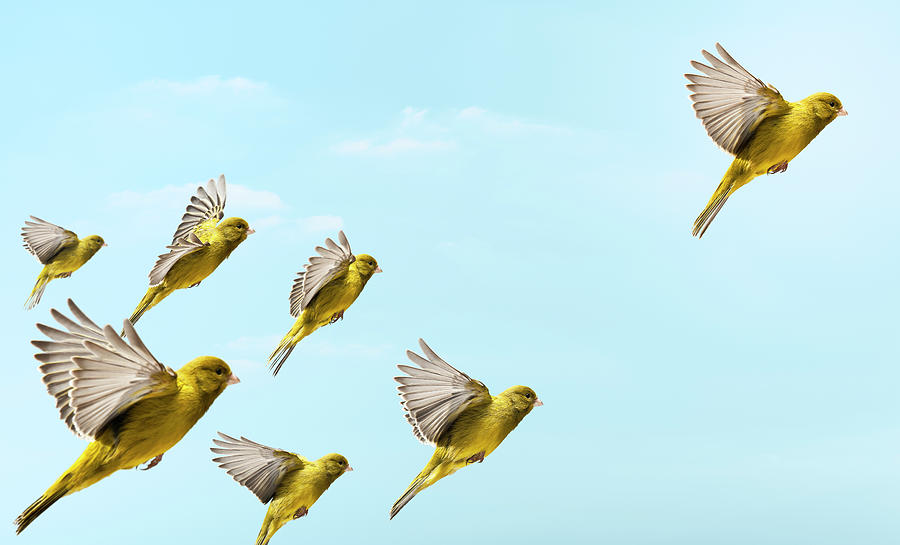
#> input picture Contour/Birds.jpg, 900 x 545 px, found by its file name
$ python contour.py
#> lines starting #> are read from the running program, lines starting #| are printed output that depends on the picture; after the words box and inside, x2 and y2 are one past the last pixel; in counts of white or black regions, pixels touching at a corner belong together
import cv2
import imutils


i = cv2.imread(r'C:\Users\sange\OneDrive\Desktop\Contour\Birds.jpg')
#> i is the input picture: shape (545, 900, 3); mean B, G, R 227.5, 227.5, 196

img=cv2.cvtColor(i,cv2.COLOR_BGR2GRAY)
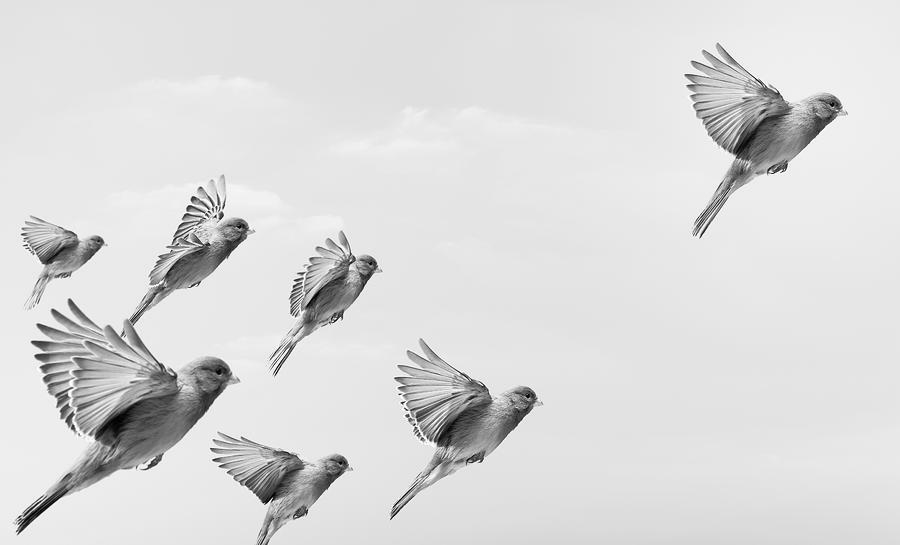
#> img: shape (545, 900); min 0, max 255, mean 218


gaussian_blur=cv2.GaussianBlur(img,(11,11),20)
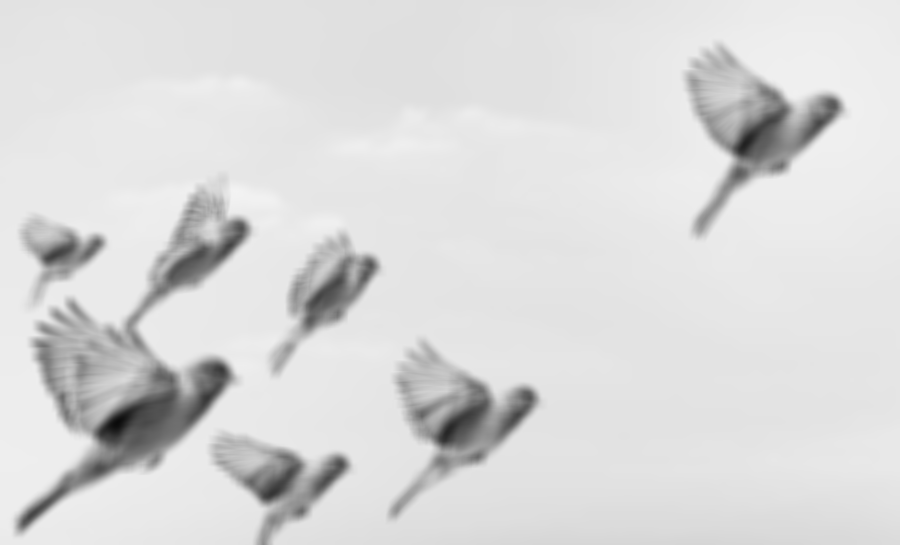
#> gaussian_blur: shape (545, 900); min 10, max 243, mean 218


ret, thresh1 = cv2.threshold(gaussian_blur,192,255,cv2.THRESH_BINARY)
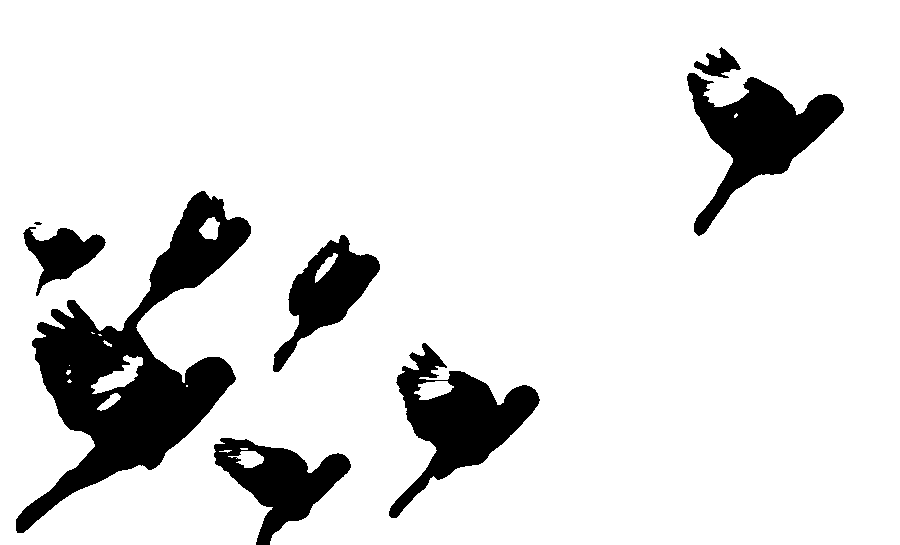
#> thresh1: shape (545, 900); 87.7% white; 8 black regions (1 under 20 px)


#cv2.imshow("Thresholded image",thresh1)

#cv2.waitKey()


cnts = cv2.findContours(thresh1.copy(), cv2.RETR_TREE, cv2.CHAIN_APPROX_SIMPLE)
#> cnts = 24 contours, 10 with area under 20; largest, box (x1, y1, x2, y2) and area: (0, 0, 900, 545) 482114, (15, 190, 252, 534) 27706, (388, 342, 541, 519) 10563, (686, 72, 845, 237) 9998, (272, 234, 381, 373) 5924

cnts = imutils.grab_contours(cnts)[4:5]
#> cnts = 1 contour; box (x1, y1, x2, y2) and area: (388, 342, 541, 519) 10563


output = i.copy()

contour = cv2.drawContours(output, cnts, -1, (255, 0, 0), 2)

cv2.imshow("Contours", contour)
cv2.waitKey(0)
cv2.imwrite("Birds_cnts.jpg", contour)
